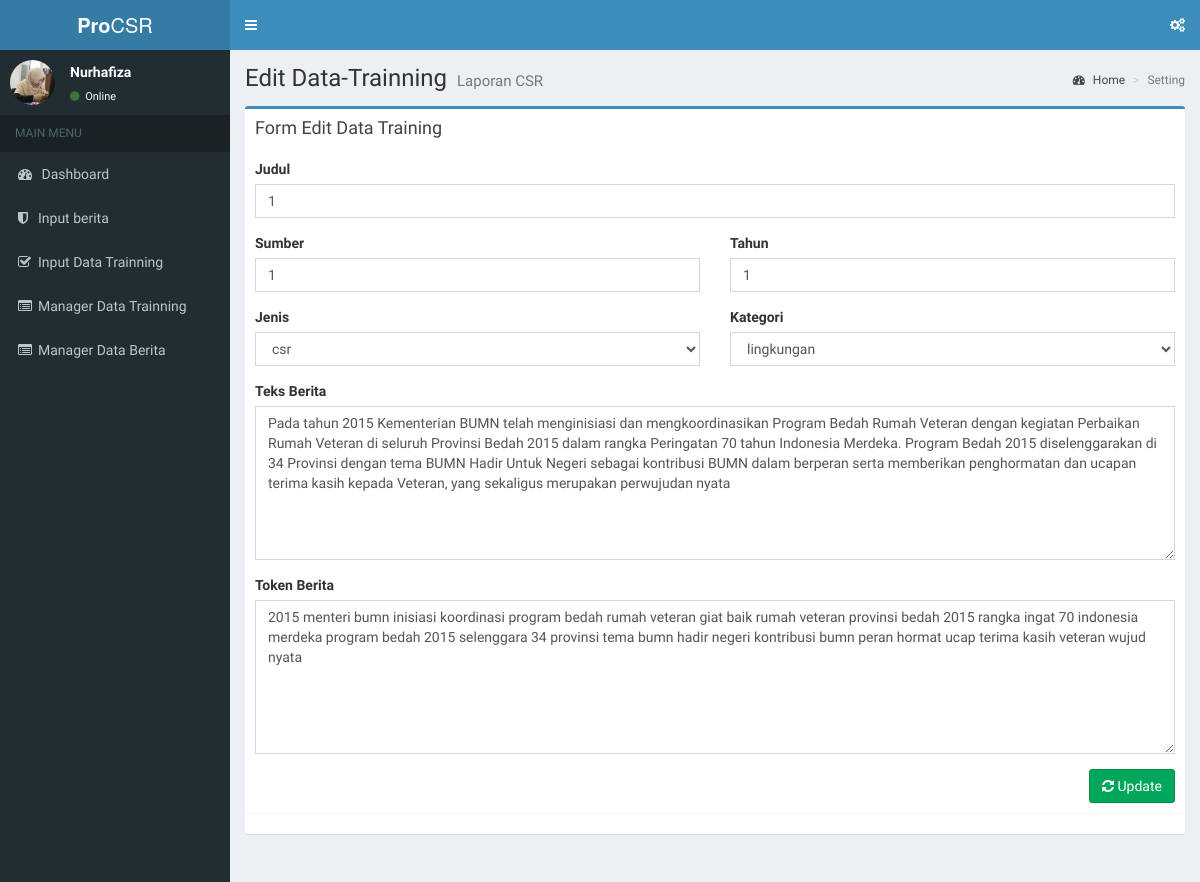
The app's page /dashboard.php?page=data-trainning-edit&id=29 with its own data.
### tables this page shows
CREATE TABLE `data_training` (
  `id` int(11) NOT NULL,
  `judul` varchar(100) NOT NULL,
  `sumber` varchar(50) NOT NULL,
  `tahun` varchar(10) NOT NULL,
  `jenis` varchar(20) NOT NULL,
  `dokumen` text NOT NULL,
  `token` text NOT NULL,
  `kategori` varchar(75) NOT NULL
);

### pages/data-trainning-edit.php (the view, shortened to what this page needs)
<?php
if (isset($_GET['id'])) {
  $id = $_GET['id'];
  $sql = $conn->prepare("SELECT * FROM data_training WHERE id=:id");
  $data = Array(':id' => $id);
  $sql->execute($data);
  $data_training = $sql->fetch();
}
?>
<section class="content-header">
  <h1>
    Edit Data-Trainning
    <small>Laporan CSR</small>
  </h1>
  <ol class="breadcrumb">
    <li><a href="#"><i class="fa fa-dashboard"></i> Home</a></li>
    <li class="active">Setting</li>
  </ol>
</section>
<?php if (isset($id)): ?>
<section class="content">
  <form action="" method="post">
  <div class="row">
    <div class="col-sm-12">
      <div class="box box-primary">
        <div class="box-header">
          <h3 class="box-title">Form Edit Data Training</h3>
        </div>
        <div class="box-body">
          <div class="form-group">
            <label>Judul</label>
            <input type="text" id="judul" name="judul" class="form-control" placeholder="Judul Berita" value="<?php echo $data_training['judul'] ?>">
          </div>
          <div class="row">
            <div class="col-sm-6">
              <div class="form-group">
                <label>Sumber</label>
                <input type="text" id="sumber" name="sumber" class="form-control" placeholder="Sumber Berita" value="<?php echo $data_training['sumber'] ?>">
              </div>
            </div>
            <div class="col-sm-6">
              <div class="form-group">
                <label>Tahun</label>
                <input type="text" id="tahun" name="tahun" class="form-control" placeholder="Tahun Terbit" value="<?php echo $data_training['tahun'] ?>">
              </div>
            </div>
            <div class="col-sm-6">
              <div class="form-group">
                <label>Jenis</label>
                <select id="jenis" name="jenis" class="form-control">
                  <option value="<?php echo $data_training['jenis'] ?>"><?php echo $data_training['jenis'] ?></option>
                </select>
              </div>
            </div>
            <div class="col-sm-6">
              <div class="form-group">
                <label>Kategori</label>
                <select id="kategori" name="kategori" class="form-control">
                  <option value="<?php echo $data_training['kategori'] ?>"><?php echo $data_training['kategori'] ?></option>
                </select>
              </div>
            </div>
          </div>
          <div class="form-group">
            <label>Teks Berita</label>
            <textarea id="teks_berita" name="teks_berita" class="form-control" rows="7"><?php echo $data_training['dokumen'] ?></textarea>
          </div>
          <div class="form-group">
            <label>Token Berita</label>
            <textarea id="token_berita" name="token_berita" class="form-control" rows="7"><?php echo $data_training['token'] ?></textarea>
          </div>
          <div class="form-group">
            <button type="submit" id="btn_update" name="btn_update" class="btn btn-success pull-right" value="proses"><i class="fa fa-refresh"></i> Update</button>
          </div>
        </div>
        <div class="box-footer">
        </div>
      </div>
    </div>
  </div>
  </form>
</section>
<?php endif ?>

### records on screen
data_training: judul "1", sumber "1", tahun "1", jenis "csr", kategori "lingkungan", teks_berita "Pada tahun 2015 Kementerian BUMN telah menginisiasi dan mengkoordinasikan Program Bedah Rumah Veteran dengan kegiatan Perbaikan Rumah Veteran di seluruh Provinsi Bedah 2015 dalam rangka Peringatan 70 tahun Indonesia Merdeka. Program Bedah 2015 diselenggarakan di 34 Provinsi dengan tema BUMN Hadir Untuk Negeri sebagai kontribusi BUMN dalam berperan serta memberikan penghormatan dan ucapan terima kasih kepada Veteran, yang sekaligus merupakan perwujudan nyata", token_berita "2015 menteri bumn inisiasi koordinasi program bedah rumah veteran giat baik rumah veteran provinsi bedah 2015 rangka ingat 70 indonesia merdeka program bedah 2015 selenggara 34 provinsi tema bumn hadir negeri kontribusi bumn peran hormat ucap terima kasih veteran wujud nyata"
